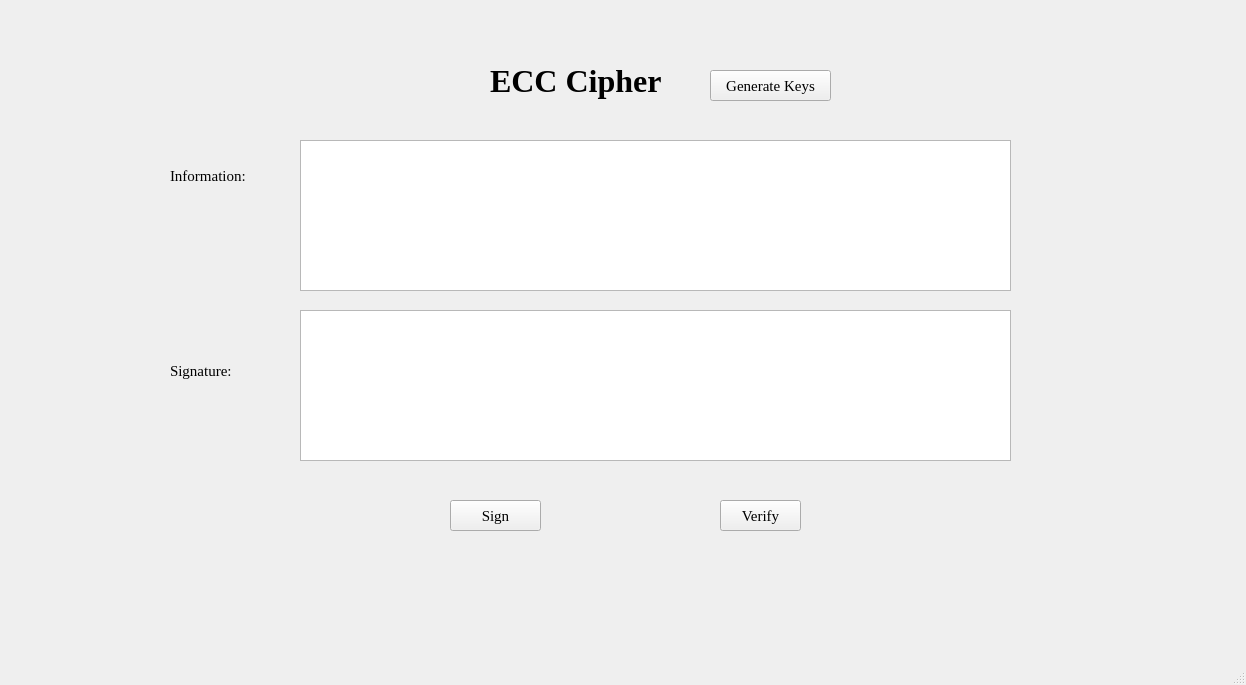
<?xml version="1.0" encoding="UTF-8"?>
<ui version="4.0">
 <class>MainWindow</class>
 <widget class="QMainWindow" name="MainWindow">
  <property name="geometry">
   <rect>
    <x>0</x>
    <y>0</y>
    <width>1246</width>
    <height>685</height>
   </rect>
  </property>
  <property name="windowTitle">
   <string>MainWindow</string>
  </property>
  <widget class="QWidget" name="centralwidget">
   <widget class="QLabel" name="label">
    <property name="geometry">
     <rect>
      <x>490</x>
      <y>50</y>
      <width>211</width>
      <height>61</height>
     </rect>
    </property>
    <property name="font">
     <font>
      <family>Times New Roman</family>
      <pointsize>24</pointsize>
      <weight>75</weight>
      <bold>true</bold>
     </font>
    </property>
    <property name="text">
     <string>ECC Cipher</string>
    </property>
   </widget>
   <widget class="QPushButton" name="btn_gen_keys">
    <property name="geometry">
     <rect>
      <x>710</x>
      <y>70</y>
      <width>121</width>
      <height>31</height>
     </rect>
    </property>
    <property name="font">
     <font>
      <family>Times New Roman</family>
      <pointsize>11</pointsize>
     </font>
    </property>
    <property name="text">
     <string>Generate Keys</string>
    </property>
   </widget>
   <widget class="QLabel" name="label_2">
    <property name="geometry">
     <rect>
      <x>170</x>
      <y>160</y>
      <width>81</width>
      <height>31</height>
     </rect>
    </property>
    <property name="font">
     <font>
      <family>Times New Roman</family>
      <pointsize>11</pointsize>
     </font>
    </property>
    <property name="text">
     <string>Information:</string>
    </property>
   </widget>
   <widget class="QLabel" name="label_3">
    <property name="geometry">
     <rect>
      <x>170</x>
      <y>360</y>
      <width>71</width>
      <height>21</height>
     </rect>
    </property>
    <property name="font">
     <font>
      <family>Times New Roman</family>
      <pointsize>11</pointsize>
     </font>
    </property>
    <property name="text">
     <string>Signature:</string>
    </property>
   </widget>
   <widget class="QTextEdit" name="txt_info">
    <property name="geometry">
     <rect>
      <x>300</x>
      <y>140</y>
      <width>711</width>
      <height>151</height>
     </rect>
    </property>
   </widget>
   <widget class="QTextEdit" name="txt_sign">
    <property name="geometry">
     <rect>
      <x>300</x>
      <y>310</y>
      <width>711</width>
      <height>151</height>
     </rect>
    </property>
   </widget>
   <widget class="QPushButton" name="btn_sign">
    <property name="geometry">
     <rect>
      <x>450</x>
      <y>500</y>
      <width>91</width>
      <height>31</height>
     </rect>
    </property>
    <property name="font">
     <font>
      <family>Times New Roman</family>
      <pointsize>11</pointsize>
     </font>
    </property>
    <property name="text">
     <string>Sign</string>
    </property>
   </widget>
   <widget class="QPushButton" name="btn_verify">
    <property name="geometry">
     <rect>
      <x>720</x>
      <y>500</y>
      <width>81</width>
      <height>31</height>
     </rect>
    </property>
    <property name="font">
     <font>
      <family>Times New Roman</family>
      <pointsize>11</pointsize>
     </font>
    </property>
    <property name="text">
     <string>Verify</string>
    </property>
   </widget>
  </widget>
  <widget class="QMenuBar" name="menubar">
   <property name="geometry">
    <rect>
     <x>0</x>
     <y>0</y>
     <width>1246</width>
     <height>21</height>
    </rect>
   </property>
  </widget>
  <widget class="QStatusBar" name="statusbar"/>
 </widget>
 <resources/>
 <connections/>
</ui>
